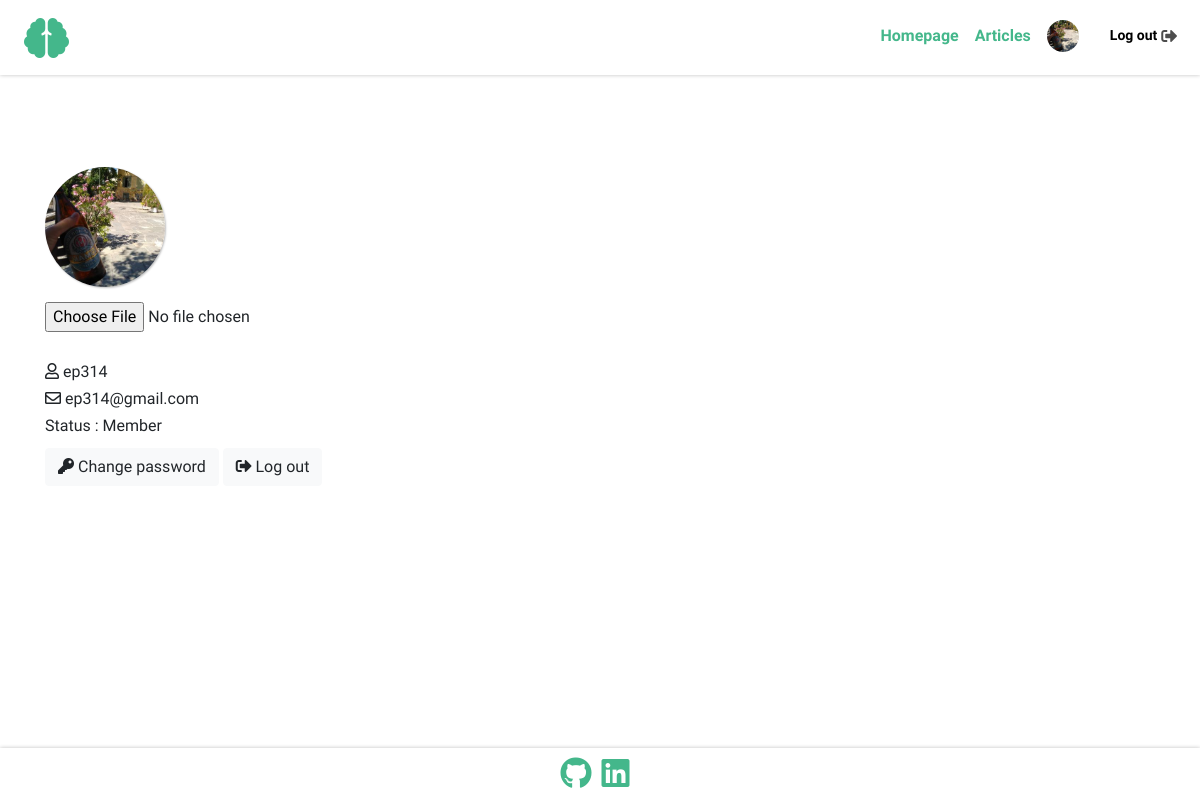
The app's page /accounts/profile/ (signed in), older data.
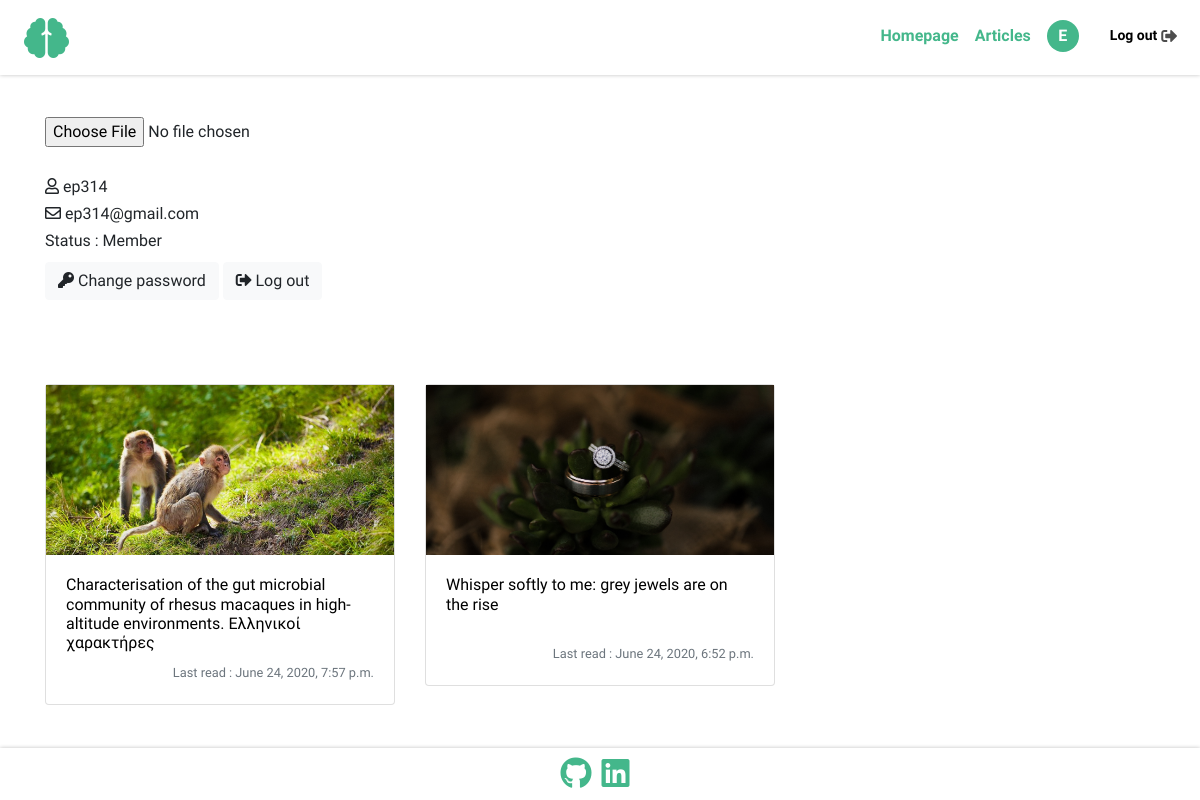
The same page, newer data.
### users/models.py (models this page shows, shortened)
class Account(AbstractUser):
    class Meta:
        verbose_name = 'Account'
        verbose_name_plural = 'Accounts'
    email = models.EmailField(unique=True)
    REQUIRED_FIELDS = ['username']
    USERNAME_FIELD = 'email'

class Profile(models.Model):
    class Meta:
        verbose_name = 'Profile'
        verbose_name_plural = 'Profiles'
    user = models.OneToOneField(Account, on_delete=models.CASCADE)
    profile_image = models.ImageField(upload_to = "Users_Profile_Images", blank=True, default='')
    viewed_articles = models.ManyToManyField(Articles, through='ArticlesViews')

class ArticlesViews(models.Model):
    class Meta:
        verbose_name = 'Article view'
        verbose_name_plural = 'Articles views'
    article = models.ForeignKey(Articles, on_delete=models.CASCADE)
    profile = models.ForeignKey(Profile, on_delete=models.CASCADE)
    created = models.DateTimeField(auto_now_add=True)

### articles/models.py (models this page shows, shortened)
class Articles(models.Model):
    class Meta:
        verbose_name = 'Article'
        verbose_name_plural = 'Articles'
    category = models.ForeignKey(ArticlesCategories, on_delete=models.SET_NULL, null=True, blank=True)
    title = models.CharField(max_length=256,unique=True)
    search = models.CharField(default='',editable=False,max_length=512)
    slug = models.SlugField(editable=False,max_length=256)
    subtitle = models.TextField(max_length=256, blank=True)
    image = models.ImageField(upload_to = "Articles_Images", default='')
    article = RichTextUploadingField()
    tags = TaggableManager(blank=True)
    created = models.DateTimeField(auto_now_add=True)
    updated = models.DateTimeField(auto_now=True)
    publish_date = models.DateTimeField()
    author = models.CharField(editable=False, default='', max_length=256)

### users/views.py (the view)
# urls.py: path('profile/', views.profile, name='profile'),
@login_required
def profile(request):
    username = request.user.username
    profile = Profile.objects.get(user__username=username)
    viewed_articles_all = ArticlesViews.objects.filter(profile=profile).order_by('-created')
    unique_titles = list(np.unique([i.article.title for i in viewed_articles_all]))
    viewed_articles = []
    for i in viewed_articles_all:
        if i.article.title in unique_titles:
            viewed_articles.append(i)
            unique_titles.remove(i.article.title)
    viewed_articles = viewed_articles[:3]
    if request.method == "POST":
        form = UserProfileImage(request.POST, request.FILES, instance=request.user.profile)
        if form.is_valid():
            form.save()
            return redirect('profile')
    else:
        form = UserProfileImage(instance=request.user.profile)
    context = {'form':form, 'profile':profile, 'viewed_articles':viewed_articles}
    return render(request, 'users/profile.html', context)

### users/forms.py
class UserProfileImage(forms.ModelForm):
    profile_image = forms.ImageField(label='Profile image',required=False, error_messages = {'invalid':"Image files only"}, widget=forms.FileInput)
    class Meta:
        model = Profile
        fields = ['profile_image']

### users/templates/users/profile.html (shortened to what this page needs)
{% extends 'articles/base.html' %}
{% load static %}
{% load crispy_forms_tags %}
{% block links %}
<link rel="stylesheet" href="{% static 'users/css/profile.css' %}">
<link rel="stylesheet" href="{% static 'articles/css/custom-buttons.css' %}">
{% endblock %}
{% block main %}
{% include 'articles/navigation.html' %}
  <div id="profile">
    <div class="container" style="margin-bottom: 15px;">
      {% if user.profile.profile_image != '' %}
      <div id="profileImageDiv" style="background-image: url({{profile.profile_image.url}});">
      </div>
      {% endif %}
      <form id="profile_image_form" action="." method="POST" enctype="multipart/form-data" style="margin-bottom: 30px;" onchange="submitOnLoad()">
        {{form.profile_image}}
      </form>
      <h6><i class="far fa-user"></i> {{user.username}}</h6>
      <h6><i class="far fa-envelope"></i> {{user.email}}</h6>
      {% if request.user.is_superuser %}
      <h6>Status : Author</h6>
      {% else %}
      <h6>Status : Member</h6>
      {% endif %}
      <a href="{% url 'password_change' %}">
        <button style="margin-top:4px;" class="btn btn-light"><i class="fas fa-key"></i> Change password</button>
      </a>
      <a href="{% url 'logout' %}">
        <button style="margin-top:4px;" class="btn btn-light"><i class="fas fa-sign-out-alt"></i> Log out</button>
      </a>
    </div>
    <div class="container">
    <div class="row">
      {% for view in viewed_articles %}
          <div class="col-12 col-sm-6 col-lg-4">
            <a href="{% url 'article' view.article.slug %}">
              <div style="margin-top:15px;" class="card viewed-article-card">
                <div id="viewed-articles-image-div" style="background-image: url({{view.article.image.url}});">
                </div>
                <div class="card-body" style="display: flex; flex-direction: column; justify-content: space-between;">
                  <h6 style="color: black;">{{view.article.title}}</h6>
                  <div class="text-muted text-right" style="width: 100%;">
                    <small>Last read : {{view.created}}</small>
                  </div>
                </div>
              </div>
            </a>
          </div>
          {% endfor %}
    </div>
    </div>
</div>
{% endblock %}
{% block footer %}
{% include 'articles/footer.html' %}
{% endblock %}

### articles/templates/articles/base.html (shortened to what this page needs)
{% load static %}
<!doctype html>
<html lang="en">
<head>
  <link rel="stylesheet" href="{% static 'articles/core/bootstrap/css/bootstrap.min.css' %}">
  <link rel="stylesheet" href="{% static 'articles/css/base.css' %}">
  <link rel="stylesheet" href="{% static 'articles/css/navigation.css' %}">
  <link rel="stylesheet" href="https://use.fontawesome.com/releases/v5.6.3/css/all.css">
  {% block links %}
  {% endblock %}
</head>
<body id="Site">
  <main id="Site-content">
    {% block main %}
    {% endblock %}
  </main>
  {% block footer %}
  {% endblock %}
</body>
</html>

### articles/templates/articles/navigation.html (shortened to what this page needs)
{% load static %}
<div style="height:75px;" class="d-none d-md-block navHBlock"></div>
<div id="navbarWrapper" class="d-none d-md-block">
  <nav class="navbar navbar-expand-md">
    <a class="navbar-brand" href="{% url 'index' %}">
      <i class="fas fa-brain fa-2x"></i>
    </a>
    <div id="navbarLinks">
      <ul class="navbar-nav">
        <li class="nav-item">
          <a class="nav-link" href="{% url 'index' %}" id="navbarHome"><span>Homepage</span></a>
        </li>
        <li class="nav-item">
          <a class="nav-link" href="{% url 'articles' %}" id="navbarArticles"><span>Articles</span></a>
        </li>
        {% if user.is_authenticated %}
        <li class="nav-item">
          <a href="{% url 'profile' %}" class="nav-link user-nav-link">
            {% if user.profile.profile_image != '' %}
            <div class="userImageDiv" style="background-image: url({{user.profile.profile_image.url}});">
            </div>
            {% else %}
            <div class="userImageDiv">
              <span>{{user.username|upper|first}}</span>
            </div>
            {% endif %}
          </a>
        </li>
        {% else %}
        <div style="width:30px;">
        </div>
        {% endif %}
        {% if user.is_authenticated %}
        <li class="nav-item">
          <a href="{% url 'logout' %}" class="nav-link log-in-out-nav-link">
            <div class="nav-tools-login">
              <span style="font-size:14px;">Log out</span>
              <i style="color:#4d4d4d;" class="fas fa-sign-out-alt"></i>
            </div>
          </a>
        </li>
        {% endif %}
      </ul>
    </div>
  </nav>
</div>

### articles/templates/articles/footer.html
<div id="footer" style="min-height:52px; background:white; box-shadow:0px 0px 4px silver; width:100%; display:flex; justify-content:center; align-items:center;">
<a href="https://github.com/Evan-Pi" target="_blank">
  <i style="margin:0px 10px 0px 0px; color:#44b78b;" class="fab fa-github fa-2x"></i>
</a>
<a href="https://www.linkedin.com/in/evangelos-pisinas-3aba94177/" target="_blank">
  <i style="margin:0px 10px 0px 0px; color:#44b78b;" class="fab fa-linkedin fa-2x"></i>
</a>
</div>

### articles/static/articles/css/base.css (style rules this page uses)
#Site { display: flex; min-height: 100vh; flex-direction: column; }
#Site-content { flex: 1; }
body, html { font-family: 'Didact Gothic'; max-width: 100vw !important; overflow-x: hidden; }
a { text-decoration: none !important; outline: none !important; }

### articles/static/articles/css/navigation.css (style rules this page uses)
.navbar { min-height: 75px; width: 100%; position: fixed; top: 0; background: white; box-shadow: 0px 0px 4px silver; padding: 4px 0px 4px 0px; z-index: 800; }
#navbarLinks { width: 100%; }
.navbar-nav { display: flex; justify-content: flex-end; align-items: center; }
.navbar-brand { margin-left: 2vw; display: flex; flex-direction: column; justify-content: center; align-items: center; }
.navbar-brand i { color: #44b78b; }
.navbar-nav a { color: #44b78b; transition: 0.4s; font-size: 16px; }
.navbar .nav-link { transition: all 0.3s ease-in-out; font-weight: bold; }
.navbar .nav-link:after { content: ''; display: block; margin: auto; margin-top: 2px; height: 2px; width: 0px; background: transparent; transition: width .5s ease, background-color .5s ease; }
.nav-tools-login { display: flex; justify-content: center; align-items: center; cursor: pointer; color: black; margin-left:15px; margin-right:15px; }
.nav-tools-login i { margin-left:4px; }
.userImageDiv { background: #44b78b; height: 32px; width: 32px; border-radius: 100%; display: flex; flex-direction: column; justify-content: center; align-items: center; background-position: center; background-size: cover; background-repeat: no-repeat; }
.userImageDiv span { color: white; font-weight: bold; }

### users/static/users/css/profile.css (style rules this page uses)
#profile { min-height: calc(100vh - 76px - 52px); padding-top: 15px; padding-bottom: 15px; display: flex; flex-direction: column; justify-content: space-around; align-items: center; }
#viewed-articles-image-div { height: 170px; max-height: 170px; background-position: center; background-size: cover; background-repeat: no-repeat; }
.viewed-article-card .card-body { min-height: 130px; }

Row changes from the older to the newer data that the page shows:
changed Account "ep314": username|first (not shown) → "E"; profile.profile_image: picture removed
changed Profile: profile_image: picture removed
added ArticlesViews: article.image (picture), article "Characterisation of the gut microbial community of rhesus macaques in high-altitude environments. Ελληνικοί χαρακτήρες", created "June 24, 2020, 7:57 p.m."
added ArticlesViews: article.image (picture), article "Whisper softly to me: grey jewels are on the rise", created "June 24, 2020, 6:52 p.m."
